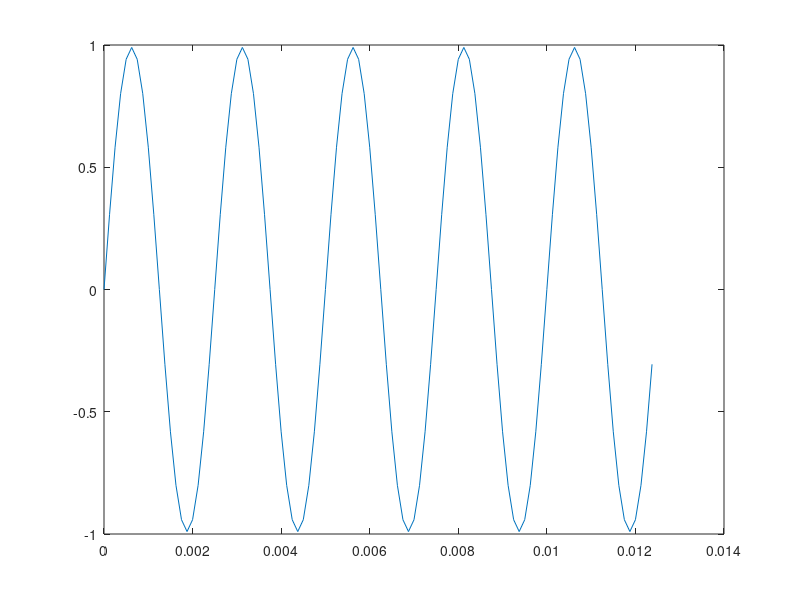

Source code (MATLAB):
function sound_1
global gSampleSec;
global gNumSec;
global gX;
global gT;

gSampleSec=8000;
gNumSec=10;
gNSample=gSampleSec*gNumSec;
gX=zeros(1,gNSample);
gT=zeros(1,gNSample);

build1;
plot1;
%write_file1;
return

%t = 0:.01:10;
%y = sin(t);  
%plot(t,y)
%------------------------------------------------------------
%------------------------------------------------------------
%------------------------------------------------------------
function build1
global gSampleSec;
global gNumSec;
global gX;
global gT;

DelT=1/8000.0;
Fc=400.0;

gT = 0:DelT:gNumSec;
gX = 0.99*sin(2*pi*Fc*gT);
%gX = rand(size(gX));
%gX = 1.99*(gX-0.5);
return
%------------------------------------------------------------
%------------------------------------------------------------
%------------------------------------------------------------
function plot1
global gSampleSec;
global gNumSec;
global gX;
global gT;

plot(gT(1:100),gX(1:100))
return
%------------------------------------------------------------
%------------------------------------------------------------
%------------------------------------------------------------
function write_file1
global gX;

wavwrite(gX,'test1.wav')
return
